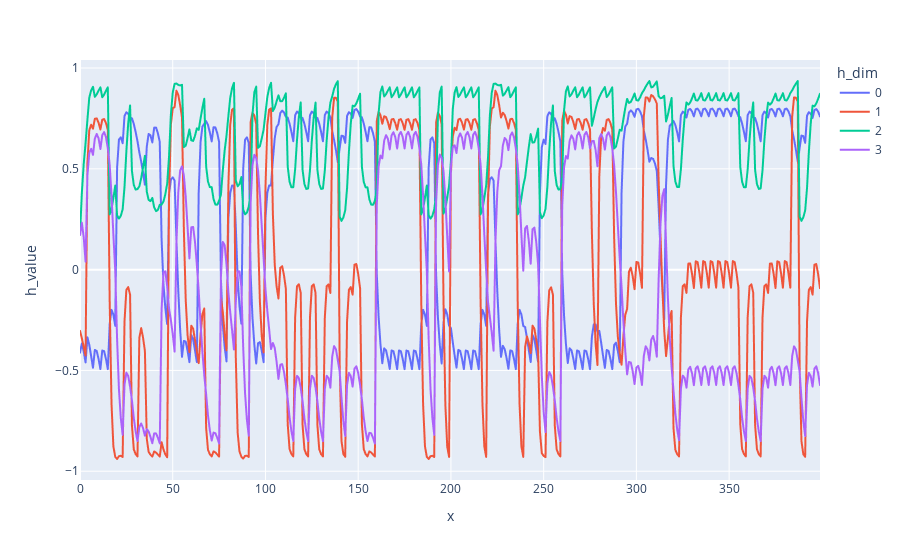
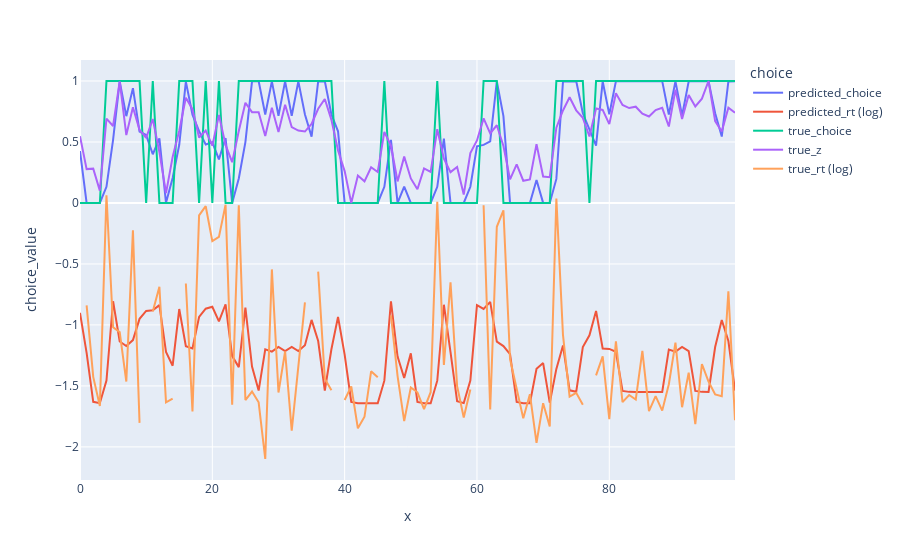

Notebook code for these charts, in order:
### Code cell
recurrence_per_trial_test = 4
hidden_size = 4
zero_padding = 0
rt_weight = 0.5
out_distribution = False
interpolate = True

cell_type = "GRU"
# best_split = best_split_losses[f'N={recurrence_per_trial_test}']["best_split"] if recurrence_per_trial_test != 1 else 0
best_split = 0
# print(f"best split for N={recurrence_per_trial_test} is {best_split}")
configs["model_specs"]["model_params"][
    "recurrence_per_trial"
] = recurrence_per_trial_test
configs["model_specs"]["model_params"]["hidden_size"] = hidden_size
configs["model_specs"]["model_params"]["pad_zeros"] = zero_padding
configs["model_specs"]["model_params"]["cell_type"] = cell_type
configs["rt_weight"] = rt_weight
configs["model_specs"]["model_params"]["trial_interpolation"] = interpolate

rtrnn_trainer_test = RTRNNTrainer(configs)
u = dataloaders_test[0]["val"].dataset.u if type(dataloaders_test) == list else dataloaders_test["val"].dataset.u
ref = dataloaders_test[0]["val"].dataset.x if type(dataloaders_test) == list else dataloaders_test["val"].dataset.x

rtrnn_trainer_test.load_model(
    configs["save_path"]
    / (f"ISNNet_{cell_type}_HS={hidden_size}_N={recurrence_per_trial_test}_ZP{zero_padding}_rtw{rt_weight}_output_hidden_16" + ("_out_dist" if out_distribution else "") + "_interpolate" if interpolate else "")
    / f"split_{best_split}"
    / "model.pth"
)
rtrnn_trainer_test.model.eval()
visualize_model_performance(rtrnn_trainer_test, dataloaders_test, y_raw, plot_index=0)

### Figure 1 — Plotly figure (JSON) as saved in the notebook; plotly's stock layout.template omitted (floating-point values rounded to 4 significant figures; data arrays with more than 128 entries replaced by an {"elided": "..."} marker saying what was removed)
{"data": [{"hovertemplate": "h_dim=0<br>x=%{x}<br>h_value=%{y}<extra></extra>", "legendgroup": "0", "line": {"color": "#636efa", "dash": "solid"}, "marker": {"symbol": "circle"}, "mode": "lines", "name": "0", "showlegend": true, "type": "scattergl", "x": {"elided": "400 int values"}, "xaxis": "x", "y": {"elided": "400 float values"}, "yaxis": "y"}, {"hovertemplate": "h_dim=1<br>x=%{x}<br>h_value=%{y}<extra></extra>", "legendgroup": "1", "line": {"color": "#EF553B", "dash": "solid"}, "marker": {"symbol": "circle"}, "mode": "lines", "name": "1", "showlegend": true, "type": "scattergl", "x": {"elided": "400 int values"}, "xaxis": "x", "y": {"elided": "400 float values"}, "yaxis": "y"}, {"hovertemplate": "h_dim=2<br>x=%{x}<br>h_value=%{y}<extra></extra>", "legendgroup": "2", "line": {"color": "#00cc96", "dash": "solid"}, "marker": {"symbol": "circle"}, "mode": "lines", "name": "2", "showlegend": true, "type": "scattergl", "x": {"elided": "400 int values"}, "xaxis": "x", "y": {"elided": "400 float values"}, "yaxis": "y"}, {"hovertemplate": "h_dim=3<br>x=%{x}<br>h_value=%{y}<extra></extra>", "legendgroup": "3", "line": {"color": "#ab63fa", "dash": "solid"}, "marker": {"symbol": "circle"}, "mode": "lines", "name": "3", "showlegend": true, "type": "scattergl", "x": {"elided": "400 int values"}, "xaxis": "x", "y": {"elided": "400 float values"}, "yaxis": "y"}], "layout": {"legend": {"title": {"text": "h_dim"}, "tracegroupgap": 0}, "margin": {"t": 60}, "xaxis": {"anchor": "y", "domain": [0, 1], "title": {"text": "x"}}, "yaxis": {"anchor": "x", "domain": [0, 1], "title": {"text": "h_value"}}}}

### Figure 2 — Plotly figure (JSON) as saved in the notebook; plotly's stock layout.template omitted (floating-point values rounded to 4 significant figures)
{"data": [{"hovertemplate": "choice=predicted_choice<br>x=%{x}<br>choice_value=%{y}<extra></extra>", "legendgroup": "predicted_choice", "line": {"color": "#636efa", "dash": "solid"}, "marker": {"symbol": "circle"}, "mode": "lines", "name": "predicted_choice", "orientation": "v", "showlegend": true, "type": "scatter", "x": [0, 1, 2, 3, 4, 5, 6, 7, 8, 9, 10, 11, 12, 13, 14, 15, 16, 17, 18, 19, 20, 21, 22, 23, 24, 25, 26, 27, 28, 29, 30, 31, 32, 33, 34, 35, 36, 37, 38, 39, 40, 41, 42, 43, 44, 45, 46, 47, 48, 49, 50, 51, 52, 53, 54, 55, 56, 57, 58, 59, 60, 61, 62, 63, 64, 65, 66, 67, 68, 69, 70, 71, 72, 73, 74, 75, 76, 77, 78, 79, 80, 81, 82, 83, 84, 85, 86, 87, 88, 89, 90, 91, 92, 93, 94, 95, 96, 97, 98, 99], "xaxis": "x", "y": [0.4254, 0.0005271, 0.0002427, 0.0002393, 0.1327, 0.5174, 0.9962, 0.7117, 0.9415, 0.5843, 0.5568, 0.3992, 0.53, 0.001018, 0.2043, 0.4768, 0.9951, 0.7234, 0.5883, 0.4795, 0.4971, 0.3574, 0.5322, 0.0003722, 0.2009, 0.4989, 0.9975, 0.9988, 0.7255, 0.9971, 0.7152, 0.9971, 0.715, 0.9971, 0.7256, 0.544, 0.9962, 0.9988, 0.725, 0.5878, 0.0003808, 0.000239, 0.0002391, 0.0002392, 0.0002392, 0.0002392, 0.1327, 0.5174, 0.00037, 0.1346, 0.0005118, 0.0002428, 0.0002393, 0.0002392, 0.1327, 0.5273, 0.001012, 0.0002376, 0.000239, 0.1327, 0.4646, 0.4759, 0.5045, 0.9962, 0.7118, 0.0003954, 0.0002388, 0.0002391, 0.0002392, 0.1887, 0.0004849, 0.0002408, 0.1972, 0.995, 0.9988, 0.9989, 0.7353, 0.6062, 0.47, 0.9959, 0.7264, 0.9971, 0.9988, 0.9989, 0.9989, 0.9989, 0.9989, 0.9989, 0.9989, 0.7256, 0.9971, 0.7152, 0.9971, 0.9988, 0.9989, 0.9989, 0.7355, 0.5446, 0.9962, 0.9988], "yaxis": "y"}, {"hovertemplate": "choice=predicted_rt (log)<br>x=%{x}<br>choice_value=%{y}<extra></extra>", "legendgroup": "predicted_rt (log)", "line": {"color": "#EF553B", "dash": "solid"}, "marker": {"symbol": "circle"}, "mode": "lines", "name": "predicted_rt (log)", "orientation": "v", "showlegend": true, "type": "scatter", "x": [0, 1, 2, 3, 4, 5, 6, 7, 8, 9, 10, 11, 12, 13, 14, 15, 16, 17, 18, 19, 20, 21, 22, 23, 24, 25, 26, 27, 28, 29, 30, 31, 32, 33, 34, 35, 36, 37, 38, 39, 40, 41, 42, 43, 44, 45, 46, 47, 48, 49, 50, 51, 52, 53, 54, 55, 56, 57, 58, 59, 60, 61, 62, 63, 64, 65, 66, 67, 68, 69, 70, 71, 72, 73, 74, 75, 76, 77, 78, 79, 80, 81, 82, 83, 84, 85, 86, 87, 88, 89, 90, 91, 92, 93, 94, 95, 96, 97, 98, 99], "xaxis": "x", "y": [-0.9009, -1.229, -1.63, -1.642, -1.457, -0.8061, -1.136, -1.173, -1.124, -0.9501, -0.885, -0.8805, -0.8377, -1.222, -1.335, -0.8695, -1.174, -1.192, -0.9343, -0.8672, -0.8512, -0.971, -0.8305, -1.256, -1.346, -0.8575, -1.341, -1.539, -1.201, -1.219, -1.18, -1.214, -1.18, -1.214, -1.166, -0.9588, -1.132, -1.538, -1.2, -0.9336, -1.244, -1.632, -1.641, -1.642, -1.642, -1.642, -1.457, -0.8061, -1.259, -1.435, -1.232, -1.631, -1.642, -1.642, -1.457, -0.8344, -1.224, -1.625, -1.641, -1.457, -0.8377, -0.8689, -0.8109, -1.137, -1.173, -1.239, -1.632, -1.641, -1.642, -1.36, -1.313, -1.638, -1.36, -1.168, -1.536, -1.548, -1.181, -1.085, -0.885, -1.193, -1.197, -1.22, -1.542, -1.549, -1.549, -1.549, -1.549, -1.549, -1.549, -1.201, -1.219, -1.18, -1.214, -1.541, -1.549, -1.549, -1.181, -0.9597, -1.132, -1.538], "yaxis": "y"}, {"hovertemplate": "choice=true_choice<br>x=%{x}<br>choice_value=%{y}<extra></extra>", "legendgroup": "true_choice", "line": {"color": "#00cc96", "dash": "solid"}, "marker": {"symbol": "circle"}, "mode": "lines", "name": "true_choice", "orientation": "v", "showlegend": true, "type": "scatter", "x": [0, 1, 2, 3, 4, 5, 6, 7, 8, 9, 10, 11, 12, 13, 14, 15, 16, 17, 18, 19, 20, 21, 22, 23, 24, 25, 26, 27, 28, 29, 30, 31, 32, 33, 34, 35, 36, 37, 38, 39, 40, 41, 42, 43, 44, 45, 46, 47, 48, 49, 50, 51, 52, 53, 54, 55, 56, 57, 58, 59, 60, 61, 62, 63, 64, 65, 66, 67, 68, 69, 70, 71, 72, 73, 74, 75, 76, 77, 78, 79, 80, 81, 82, 83, 84, 85, 86, 87, 88, 89, 90, 91, 92, 93, 94, 95, 96, 97, 98, 99], "xaxis": "x", "y": [0, 0, 0, 0, 1, 1, 1, 1, 1, 1, 0, 1, 0, 0, 0, 1, 1, 1, 0, 1, 0, 1, 0, 0, 1, 1, 1, 1, 1, 1, 1, 1, 1, 1, 1, 1, 1, 1, 1, 0, 0, 0, 0, 0, 0, 0, 1, 0, 0, 0, 0, 0, 0, 0, 1, 0, 0, 0, 0, 0, 0, 1, 1, 1, 0, 0, 0, 0, 0, 0, 0, 0, 1, 1, 1, 1, 1, 0, 1, 1, 1, 1, 1, 1, 1, 1, 1, 1, 1, 1, 1, 1, 1, 1, 1, 1, 1, 1, 1, 1], "yaxis": "y"}, {"hovertemplate": "choice=true_z<br>x=%{x}<br>choice_value=%{y}<extra></extra>", "legendgroup": "true_z", "line": {"color": "#ab63fa", "dash": "solid"}, "marker": {"symbol": "circle"}, "mode": "lines", "name": "true_z", "orientation": "v", "showlegend": true, "type": "scatter", "x": [0, 1, 2, 3, 4, 5, 6, 7, 8, 9, 10, 11, 12, 13, 14, 15, 16, 17, 18, 19, 20, 21, 22, 23, 24, 25, 26, 27, 28, 29, 30, 31, 32, 33, 34, 35, 36, 37, 38, 39, 40, 41, 42, 43, 44, 45, 46, 47, 48, 49, 50, 51, 52, 53, 54, 55, 56, 57, 58, 59, 60, 61, 62, 63, 64, 65, 66, 67, 68, 69, 70, 71, 72, 73, 74, 75, 76, 77, 78, 79, 80, 81, 82, 83, 84, 85, 86, 87, 88, 89, 90, 91, 92, 93, 94, 95, 96, 97, 98, 99], "xaxis": "x", "y": [0.5466, 0.2778, 0.2814, 0.1002, 0.6919, 0.631, 0.9976, 0.5564, 0.7849, 0.5991, 0.5346, 0.6886, 0.4171, 0.08032, 0.3762, 0.5919, 0.8634, 0.7686, 0.537, 0.5936, 0.4697, 0.7208, 0.4759, 0.3344, 0.59, 0.8219, 0.7446, 0.7442, 0.5485, 0.7807, 0.5825, 0.8048, 0.6226, 0.5938, 0.5856, 0.6486, 0.7725, 0.8526, 0.6814, 0.43, 0.2615, 0, 0.2242, 0.1771, 0.2927, 0.2541, 0.5827, 0.4707, 0.1766, 0.38, 0.2009, 0.1129, 0.2828, 0.2549, 0.6043, 0.3624, 0.253, 0.2948, 0.069, 0.4088, 0.5124, 0.6936, 0.5712, 0.6372, 0.4665, 0.1933, 0.3166, 0.1822, 0.1933, 0.4828, 0.2164, 0.2109, 0.6176, 0.7587, 0.8669, 0.7596, 0.6983, 0.5449, 0.7742, 0.763, 0.6463, 0.8995, 0.8031, 0.7782, 0.7893, 0.7328, 0.7087, 0.7619, 0.7798, 0.6267, 0.929, 0.6879, 0.8857, 0.7917, 0.855, 1, 0.6708, 0.5865, 0.7812, 0.7394], "yaxis": "y"}, {"hovertemplate": "choice=true_rt (log)<br>x=%{x}<br>choice_value=%{y}<extra></extra>", "legendgroup": "true_rt (log)", "line": {"color": "#FFA15A", "dash": "solid"}, "marker": {"symbol": "circle"}, "mode": "lines", "name": "true_rt (log)", "orientation": "v", "showlegend": true, "type": "scatter", "x": [0, 1, 2, 3, 4, 5, 6, 7, 8, 9, 10, 11, 12, 13, 14, 15, 16, 17, 18, 19, 20, 21, 22, 23, 24, 25, 26, 27, 28, 29, 30, 31, 32, 33, 34, 35, 36, 37, 38, 39, 40, 41, 42, 43, 44, 45, 46, 47, 48, 49, 50, 51, 52, 53, 54, 55, 56, 57, 58, 59, 60, 61, 62, 63, 64, 65, 66, 67, 68, 69, 70, 71, 72, 73, 74, 75, 76, 77, 78, 79, 80, 81, 82, 83, 84, 85, 86, 87, 88, 89, 90, 91, 92, 93, 94, 95, 96, 97, 98, 99], "xaxis": "x", "y": [null, -0.8402, -1.426, -1.665, 0.06294, -1.019, -1.059, -1.464, -0.2249, -1.803, null, -0.8901, -0.6875, -1.635, -1.604, null, -0.6599, -1.71, -0.1016, -0.0265, -0.313, -0.2786, -0.0139, -1.654, -0.019, -1.616, -1.546, -1.634, -2.099, -0.5448, -1.554, -1.217, -1.867, -1.333, -0.8152, null, -0.5634, -1.441, -1.535, null, -1.615, -1.504, -1.848, -1.753, -1.38, -1.428, null, -0.9221, -1.42, -1.788, -1.513, -1.552, -1.691, -1.551, 0.01039, -1.327, -0.6506, -1.502, -1.76, -1.529, null, -0.01945, -1.693, -0.1953, -0.06037, -1.28, -1.514, -1.766, -1.568, -1.966, -1.642, -1.833, 0.03603, -1.081, -1.587, -1.557, -1.654, null, -1.414, -1.258, -1.772, -1.135, -1.633, -1.575, -1.612, -1.213, -1.707, -1.583, -1.703, -1.486, -1.145, -1.675, -1.391, -1.814, -1.321, -1.464, -1.571, -1.585, -0.7237, -1.782], "yaxis": "y"}], "layout": {"legend": {"title": {"text": "choice"}, "tracegroupgap": 0}, "margin": {"t": 60}, "xaxis": {"anchor": "y", "domain": [0, 1], "title": {"text": "x"}}, "yaxis": {"anchor": "x", "domain": [0, 1], "title": {"text": "choice_value"}}}}
